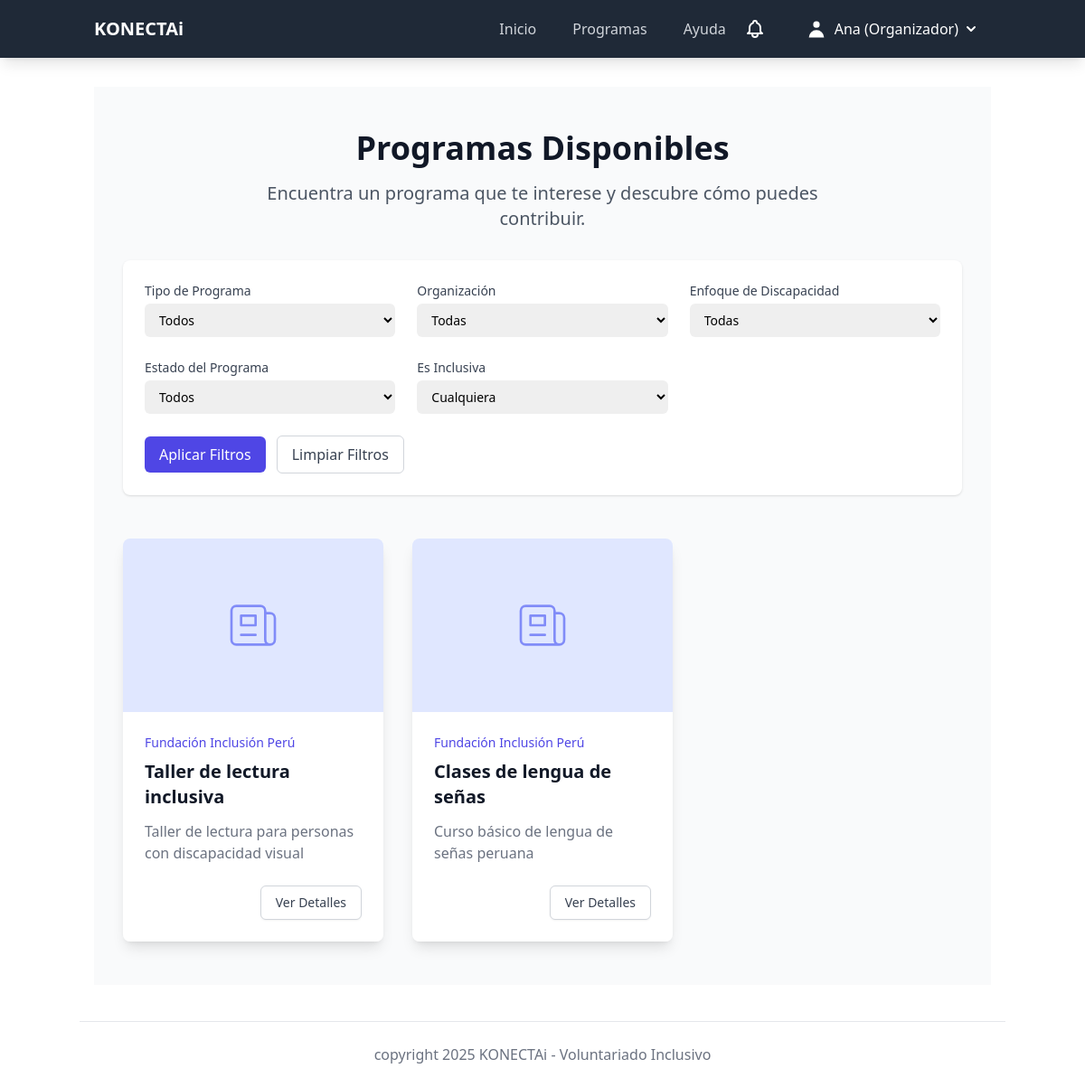
Page /programs (signed in) on the committed database.
### model/models.py (models this page shows, shortened)
class Usuarios(db.Model, UserMixin):
    __tablename__ = 'usuarios'
    id_usuario = db.Column(db.Integer, primary_key=True, autoincrement=True)
    DNI = db.Column(db.String(8), unique=True, nullable=False) # Obligatorio
    nombre = db.Column(db.String(100), nullable=False)
    contrasena_hash = db.Column(db.String(255), nullable=False)
    perfil = db.Column(db.Enum('voluntario', 'organizador', 'administrador', name='perfil_enum'), nullable=False)
    estado_usuario = db.Column(db.Enum(EstadoUsuario, name='estado_usuario_enum', values_callable=lambda x: [e.value for e in x]), nullable=False, default=EstadoUsuario.ACTIVO) # Usando Enum de Python
    fecha_registro = db.Column(db.DateTime, default=datetime.utcnow, nullable=False)
    apellido = db.Column(db.String(100), nullable=True)
    celular = db.Column(db.String(9), unique=True, nullable=True)
    email = db.Column(db.String(150), unique=True, nullable=True)
    direccion = db.Column(db.String(255), nullable=True)
    fecha_nacimiento = db.Column(db.Date, nullable=True)
    genero = db.Column(db.Enum('masculino', 'femenino', name='genero_enum'))
    organizaciones = relationship("Organizaciones", secondary=usuario_organizacion_table, back_populates="usuarios")
    preferencias = relationship("Preferencias", secondary=usuarios_preferencia_table, back_populates="usuarios")
    discapacidades_pivot = relationship("UsuarioDiscapacidad", back_populates="usuario", cascade="all, delete-orphan")
    inscripciones = relationship("Inscripciones", back_populates="usuario")
    notificaciones = relationship("Notificaciones", back_populates="usuario")
    feedback = relationship("Feedback", back_populates="usuario")
    recomendaciones = relationship("Recomendaciones", back_populates="usuario")
    interacciones_chatbot = relationship("InteraccionesChatbot", back_populates="usuario")

class Actividades(db.Model):
    __tablename__ = 'actividades'
    id_actividad = db.Column(db.Integer, primary_key=True, autoincrement=True)
    nombre = db.Column(db.String(255))
    descripcion = db.Column(db.Text)
    fecha_actividad = db.Column(db.DateTime)
    ubicacion = db.Column(db.String(255))
    tipo = db.Column(db.Enum('presencial', 'virtual', name='tipo_actividad_enum'))
    habilidades_requeridas = db.Column(db.Text)
    es_inclusiva = db.Column(db.Boolean, default=False)
    cupo_maximo = db.Column(db.Integer)
    estado = db.Column(db.Enum(EstadoActividad, name='estado_actividad_enum', values_callable=lambda x: [e.value for e in x]), default=EstadoActividad.ABIERTO) # Usando Enum de Python
    imagen = db.Column(db.String(255))
    compatibilidad = db.Column(db.DECIMAL(5, 2))
    etiqueta = db.Column(db.String(100))
    id_organizacion = db.Column(db.Integer, ForeignKey('organizaciones.id_organizacion'))
    organizacion = relationship("Organizaciones", back_populates="actividades")
    discapacidades = relationship("Discapacidades", secondary=actividad_discapacidad_table, back_populates="actividades")
    facilidades = relationship("Facilidad", secondary=actividad_facilidad_table, back_populates="actividades")
    auditoria_actividad = relationship("AuditoriaActividad", back_populates="actividad")
    inscripciones = relationship("Inscripciones", back_populates="actividad")

class Organizaciones(db.Model):
    __tablename__ = 'organizaciones'
    id_organizacion = db.Column(db.Integer, primary_key=True, autoincrement=True)
    nombre_org = db.Column(db.String(255), unique=True, nullable=False)
    descripcion_org = db.Column(db.Text)
    direccion_fisica = db.Column(db.String(255))
    logo = db.Column(db.Text)
    fecha_registro = db.Column(db.DateTime, default=datetime.utcnow)
    usuarios = relationship("Usuarios", secondary=usuario_organizacion_table, back_populates="organizaciones")
    actividades = relationship("Actividades", back_populates="organizacion")

### controller/routes.py (the view)
@main_bp.route('/programs')
def programs():
    tipo_filter = request.args.get('tipo', None)
    organizacion_filter = request.args.get('organizacion', None)
    discapacidad_filter = request.args.get('discapacidad', None)
    estado_filter = request.args.get('estado', None)
    inclusiva_filter = request.args.get('es_inclusiva', None)
    tipos = [r[0] for r in db.session.query(Actividades.tipo).distinct().all() if r[0]] # Ensure not None
    organizaciones = Organizaciones.query.order_by(Organizaciones.nombre_org).all()
    discapacidades = Discapacidades.query.order_by(Discapacidades.nombre).all()
    estados = [e.value for e in EstadoActividad]
    all_programs, compatibility_scores = get_programs_compatibility(
        tipo_filter=tipo_filter,
        organizacion_filter=organizacion_filter,
        discapacidad_filter=discapacidad_filter,
        estado_filter=estado_filter,
        inclusiva_filter=inclusiva_filter
    )
    return render_template('programs.html',
                           programs=all_programs,
                           compatibility_scores=compatibility_scores,
                           tipos=tipos,
                           organizaciones=organizaciones,
                           discapacidades_filter_options=discapacidades, # Renamed to avoid clash
                           estados=estados,
                           current_filters=request.args)

### main.py (called while the page is built)
@login_manager.user_loader
def load_user(user_id):
    return db.session.get(Usuarios, int(user_id))

### view/templates/programs.html (shortened to what this page needs)
{% extends "base.html" %}
{% block content %}
<div class="py-12 bg-gray-50">
    <div class="max-w-7xl mx-auto px-4 sm:px-6 lg:px-8">
        <div class="lg:text-center">
            <h2 class="text-3xl font-extrabold text-gray-900 sm:text-4xl">
                Programas Disponibles
            </h2>
            <p class="mt-4 max-w-2xl text-xl text-gray-600 lg:mx-auto">
                Encuentra un programa que te interese y descubre cómo puedes contribuir.
            </p>
        </div>
        <form method="GET" action="{{ url_for('main.programs') }}" class="my-8 p-6 bg-white shadow rounded-lg">
            <div class="grid grid-cols-1 md:grid-cols-2 lg:grid-cols-3 gap-6">
                <div>
                    <label for="tipo" class="block text-sm font-medium text-gray-700">Tipo de Programa</label>
                    <select name="tipo" id="tipo" class="mt-1 block w-full pl-3 pr-10 py-2 text-base border-gray-300 focus:outline-none focus:ring-indigo-500 focus:border-indigo-500 sm:text-sm rounded-md">
                        <option value="">Todos</option>
                    </select>
                </div>
                <div>
                    <label for="organizacion" class="block text-sm font-medium text-gray-700">Organización</label>
                    <select name="organizacion" id="organizacion" class="mt-1 block w-full pl-3 pr-10 py-2 text-base border-gray-300 focus:outline-none focus:ring-indigo-500 focus:border-indigo-500 sm:text-sm rounded-md">
                        <option value="">Todas</option>
                    </select>
                </div>
                <div>
                    <label for="discapacidad" class="block text-sm font-medium text-gray-700">Enfoque de Discapacidad</label>
                    <select name="discapacidad" id="discapacidad" class="mt-1 block w-full pl-3 pr-10 py-2 text-base border-gray-300 focus:outline-none focus:ring-indigo-500 focus:border-indigo-500 sm:text-sm rounded-md">
                        <option value="">Todas</option>
                    </select>
                </div>
                <div>
                    <label for="estado" class="block text-sm font-medium text-gray-700">Estado del Programa</label>
                    <select name="estado" id="estado" class="mt-1 block w-full pl-3 pr-10 py-2 text-base border-gray-300 focus:outline-none focus:ring-indigo-500 focus:border-indigo-500 sm:text-sm rounded-md">
                        <option value="">Todos</option>
                    </select>
                </div>
                <div>
                    <label for="es_inclusiva" class="block text-sm font-medium text-gray-700">Es Inclusiva</label>
                    <select name="es_inclusiva" id="es_inclusiva" class="mt-1 block w-full pl-3 pr-10 py-2 text-base border-gray-300 focus:outline-none focus:ring-indigo-500 focus:border-indigo-500 sm:text-sm rounded-md">
                        <option value="">Cualquiera</option>
                    </select>
                </div>
            </div>
            <div class="mt-6 flex items-center">
                <button type="submit" class="px-4 py-2 bg-indigo-600 text-white rounded-md hover:bg-indigo-700 focus:outline-none focus:ring-2 focus:ring-offset-2 focus:ring-indigo-500">Aplicar Filtros</button>
                <a href="{{ url_for('main.programs') }}" class="ml-3 px-4 py-2 border border-gray-300 rounded-md text-gray-700 bg-white hover:bg-gray-50 focus:outline-none focus:ring-2 focus:ring-offset-2 focus:ring-indigo-500">Limpiar Filtros</a>
            </div>
        </form>
        {% if programs %}
            <div class="mt-12 grid gap-8 md:grid-cols-2 lg:grid-cols-3">
                {% for program in programs %}
                <div class="flex flex-col rounded-lg shadow-lg overflow-hidden">
                    <div class="flex-shrink-0">
                        <div class="h-48 w-full bg-indigo-100 flex items-center justify-center">
                        </div>
                    </div>
                    <div class="flex-1 bg-white p-6 flex flex-col justify-between">
                        <div class="flex-1">
                            <p class="text-sm font-medium text-indigo-600">
                                {{ program.organizacion.nombre_org if program.organizacion else "No disponible" }}
                            </p>
                            <a href="#" class="block mt-2">
                                <p class="text-xl font-semibold text-gray-900">
                                    {{ program.nombre }}
                                </p>
                                <p class="mt-3 text-base text-gray-500">
                                    {{ (program.descripcion if program.descripcion else "No hay descripción disponible.") | truncate(150, True, '...', 0) }}
                                </p>
                            </a>
                        </div>
                        <div class="mt-6 flex items-center">
                            <div class="ml-auto flex space-x-3">
                                <a href="{{ url_for('program.view_program_detail', program_id=program.id_actividad) }}" class="inline-flex items-center px-4 py-2 border border-gray-300 shadow-sm text-sm font-medium rounded-md text-gray-700 bg-white hover:bg-gray-50 focus:outline-none focus:ring-2 focus:ring-offset-2 focus:ring-indigo-500">
                                    Ver Detalles
                                </a>
                            </div>
                        </div>
                    </div>
                </div>
                {% endfor %}
            </div>
        {% endif %}
    </div>
</div>
{% endblock %}

### view/templates/base.html (shortened to what this page needs)
<!doctype html>
<html lang="es">
  <head>
    <script src="https://cdn.tailwindcss.com"></script>
  </head>
  <body x-data="{ openMobileMenu: false }">
    <nav class="bg-gray-800 text-white fixed top-0 w-full shadow-lg z-50">
      <div class="container mx-auto px-4 py-3 md:flex md:items-center md:justify-between">
        <div class="flex justify-between items-center">
          <a class="text-xl font-bold hover:text-gray-300" href="{{ url_for('main.home') }}">KONECTAi</a>
        </div>
        <div :class="{'block': openMobileMenu, 'hidden': !openMobileMenu}" class="md:flex md:items-center w-full md:w-auto" x-cloak>
          <ul class="md:flex flex-col md:flex-row md:space-x-4 mt-4 md:mt-0">
            <li><a href="{{ url_for('main.home') }}" class="block py-2 px-3 text-gray-300 hover:bg-gray-700 hover:text-white rounded">Inicio</a></li>
            <li><a href="{{ url_for('main.programs') }}" class="block py-2 px-3 text-gray-300 hover:bg-gray-700 hover:text-white rounded">Programas</a></li>
            <li><a href="{{ url_for('main.help_page') }}" class="block py-2 px-3 text-gray-300 hover:bg-gray-700 hover:text-white rounded">Ayuda</a></li>
          </ul>
          <ul class="md:flex md:items-center flex-col md:flex-row md:space-x-4 mt-4 md:mt-0 md:ml-auto">
            {% if current_user.is_authenticated %}
            <li class="mr-2">
              <button class="p-2 rounded-full text-white hover:text-gray-300 focus:outline-none focus:bg-gray-700" aria-label="Notifications">
              </button>
            </li>
            <li class="relative" x-data="{ openUserMenu: false }" @click.away="openUserMenu = false">
              <button @click="openUserMenu = !openUserMenu" class="flex items-center w-full text-left py-2 px-3 text-white hover:text-gray-300 rounded focus:outline-none focus:bg-gray-700">
                <svg class="h-6 w-6 mr-2 inline-block" fill="currentColor" viewBox="0 0 20 20" xmlns="http://www.w3.org/2000/svg">
                    <path fill-rule="evenodd" d="M10 9a3 3 0 100-6 3 3 0 000 6zm-7 9a7 7 0 1114 0H3z" clip-rule="evenodd"></path>
                </svg>
                {{ current_user.nombre }} ({{ current_user.perfil | capitalize }})
                <svg class="h-5 w-5 ml-1 fill-current" viewBox="0 0 20 20"><path d="M5.293 7.293a1 1 0 011.414 0L10 10.586l3.293-3.293a1 1 0 111.414 1.414l-4 4a1 1 0 01-1.414 0l-4-4a1 1 0 010-1.414z"></path></svg>
              </button>
            </li>
            {% else %}
            <li><a href="{{ url_for('auth.login') }}" class="block py-2 px-3 text-gray-300 hover:bg-gray-700 hover:text-white rounded">Iniciar Sesión</a></li>
            <li><a href="{{ url_for('auth.register') }}" class="block py-2 px-3 text-gray-300 hover:bg-gray-700 hover:text-white rounded">Registrarse</a>
              </li>
            {% endif %}
          </ul>
        </div>
      </div>
    </nav>
    <main class="container mx-auto px-4 mt-24">
      {% block content %}{% endblock %}
    </main>
    <footer class="container mx-auto mt-10 py-6 text-center text-gray-500 border-t border-gray-200">
      copyright 2025 KONECTAi - Voluntariado Inclusivo
    </footer>
  </body>
</html>

### rows in the picture
Usuarios: nombre "Ana", perfil "Organizador"
Actividades: organizacion "Fundación Inclusión Perú", nombre "Taller de lectura inclusiva", descripcion "Taller de lectura para personas con discapacidad visual"
Actividades: organizacion "Fundación Inclusión Perú", nombre "Clases de lengua de señas", descripcion "Curso básico de lengua de señas peruana"
